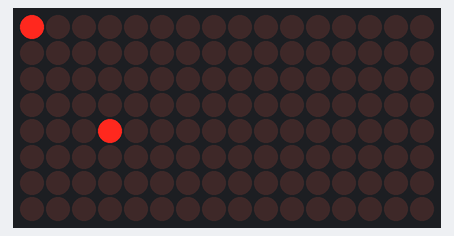
Recording of a sketch running on a simulated Arduino Uno, built with avr-gcc and run on an emulated ATmega328P. On the bench: 16×8 LED matrix.

Above: at 0.1 s.
At 4.6 s:
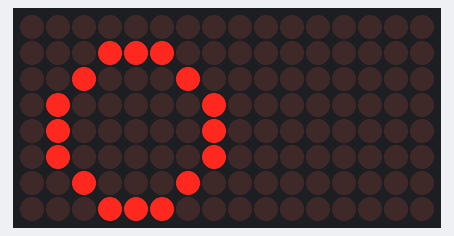
At 6.9 s:
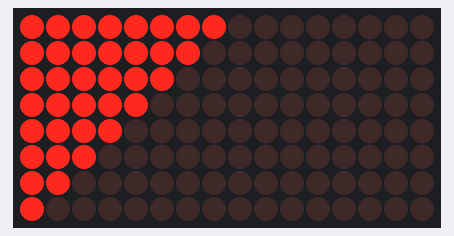
At 12.0 s:
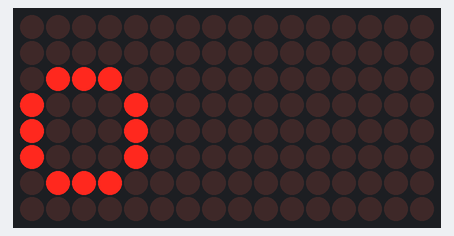
At 17.5 s:
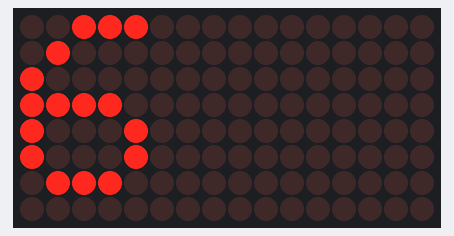
At 36.5 s:
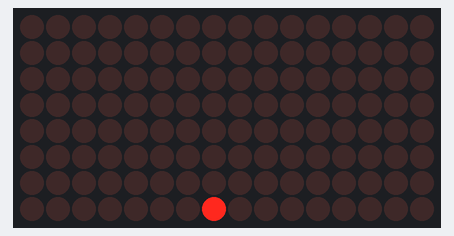

Measured:
- what the display in image 1 shows lasts 0.6 s, from 4.5 s to 5.1 s

The sketch:

MAX7219-SPI-DEMO1.ino
```cpp
#include <SPI.h>
#include <Adafruit_GFX.h>
#include <Max72xxPanel.h>

int pinCS = 10; // Attach CS to this pin, DIN to MOSI and CLK to SCK (cf http://arduino.cc/en/Reference/SPI )

Max72xxPanel matrix = Max72xxPanel(pinCS, 2, 1);   // 2

void setup()
{
	matrix.setIntensity(4); // Set brightness between 0 and 15

}

void loop()
{
	// Dots
	matrix.fillScreen(0);      //This will fill the display. The parameter controls the colour.
	// 0: is blank (or black clears display), 1: is white (or lit)
	matrix.drawPixel(0, 0, 1); // Draws a single pixel at position X 0 and Y 0. Color is 1.
	// This function draws in a buffer, not directly to the display.
	// You can do some more drawing to the buffer, and then...
	matrix.drawPixel(3, 4, 1);
	matrix.write();            // Draws the buffer to the display.

	delay(500);

	matrix.fillScreen(0);
	matrix.drawPixel(7, 7, 1);
	matrix.write();

	delay(500);

	//Lines
	matrix.fillScreen(0);
	for (int i = 0; i < 8; i++)       // This loop produces a moving line from
	{
		// top to bottom
		matrix.drawLine(0, i, 7, i, 1); //Draws a line between two coordinates
		matrix.write();
		delay(40);
		matrix.fillScreen(0);
	}
	for (int i = 0; i < 8; i++)       // This loop produces a moving line from
	{
		// left to right
		matrix.drawLine(i, 0, i, 7, 1);
		matrix.write();
		delay(40);
		matrix.fillScreen(0);
	}
	for (int i = 7; i >= 0; i--)      // This loop produces a moving line from
	{
		// bottom to top
		matrix.drawLine(0, i, 7, i, 1);
		matrix.write();
		delay(40);
		matrix.fillScreen(0);
	}
	for (int i = 7; i >= 0; i--)      // This loop produces a moving line from
	{
		// right to left
		matrix.drawLine(i, 0, i, 7, 1);
		matrix.write();
		delay(40);
		matrix.fillScreen(0);
	}

	for (int i = 0; i < 8; i++)
	{
		// This loop produces a moving line that
		matrix.drawLine(4, 4, i, 0, 1); // covers the top quadrant
		matrix.write();
		delay(40);
		matrix.fillScreen(0);
	}

	for (int i = 0; i < 8; i++)       // This loop produces a moving line that
	{
		// covers the right quadrant
		matrix.drawLine(4, 4, 7, i, 1);
		matrix.write();
		delay(40);
		matrix.fillScreen(0);
	}

	for (int i = 7; i >= 0; i--)      // This loop produces a moving line that
	{
		// covers the bottom quadrant
		matrix.drawLine(4, 4, i, 7, 1);
		matrix.write();
		delay(40);
		matrix.fillScreen(0);
	}

	for (int i = 7; i >= 0; i--)      // This loop produces a moving line that
	{
		// covers the left quadrant
		matrix.drawLine(4, 4, 0, i, 1);
		matrix.write();
		delay(40);
		matrix.fillScreen(0);
	}


	//Rectangles
	for (int i = 0; i < 5; i++)          // This loop produces a box that
	{
		// shrinks
		matrix.fillScreen(0);
		matrix.drawRect(i, i, 8 - i * 2, 8 - i * 2, 1);
		matrix.write();
		delay(40);
	}
	delay(500);

	//Circle
	for (int i = 0; i < 4; i++)        // This loop produces a circle that
	{
		// shrinks
		matrix.fillScreen(0);
		matrix.drawCircle(4, 4, i, 1);
		matrix.write();
		delay(40);
	}
	delay(500);

	//Triangle
	for (int i = 0; i < 8; i++)          // This loop produces a triangle that
	{
		// has one apex moving
		matrix.fillScreen(0);
		matrix.drawTriangle(i, i, 0, 7, 7, 0, 1);
		matrix.write();
		delay(40);
	}
	for (int i = 7; i >= 0; i--)
	{
		matrix.fillScreen(0);
		matrix.drawTriangle(i, i, 0, 7, 7, 0, 1);
		matrix.write();
		delay(40);
	}
	delay(500);

	//Filled Triangle                    // Like above, but the triangle is filled
	for (int i = 0; i < 8; i++)
	{
		matrix.fillScreen(0);
		matrix.fillTriangle(i, i, 0, 7, 7, 0, 1);
		matrix.write();
		delay(40);
	}
	for (int i = 7; i >= 0; i--)
	{
		matrix.fillScreen(0);
		matrix.fillTriangle(i, i, 0, 7, 7, 0, 1);
		matrix.write();
		delay(40);
	}
	delay(500);

	//Draw Text
	String my_string = "Welcome to iMake 2016!";   // This text will be displayed, a letter a time
	for (int i = 0; i < my_string.length(); i++) // Loop through the contents of the string
	{
		matrix.fillScreen(0);                     // Clear the display before showing the next char
		matrix.drawChar(0, 0, my_string[i], 1, 0, 1); // Draw a char to the buffer
		matrix.write();                           // Draw the buffer to the display
		delay(500);
	}

//Draw scrolling text
	int spacer = 1;                            // This will scroll the string
	int width = 5 + spacer;                    // The font width is 5 pixels
	for ( int i = 0 ; i < width * my_string.length() + width - 1 - spacer; i++ )
	{

		matrix.fillScreen(0);

		int letter = i / width;
		int x = (matrix.width() - 1) - i % width;
		int y = (matrix.height() - 8) / 2; // center the text vertically

		while ( x + width - spacer >= 0 && letter >= 0 )
		{
			if ( letter < my_string.length() )
			{
				matrix.drawChar(x, y, my_string[letter], 1, 0, 1);
			}

			letter--;
			x -= width;
		}

		matrix.write(); // Send bitmap to display

		delay(100);
	}

	/********************/
	//Brightness
	for (int i = 0; i < 16; i++)
	{
		matrix.setIntensity(i);
		matrix.fillScreen(i);
		matrix.write(); //send bitmap to display
		delay(200);
	}
	/********************/
}
```
